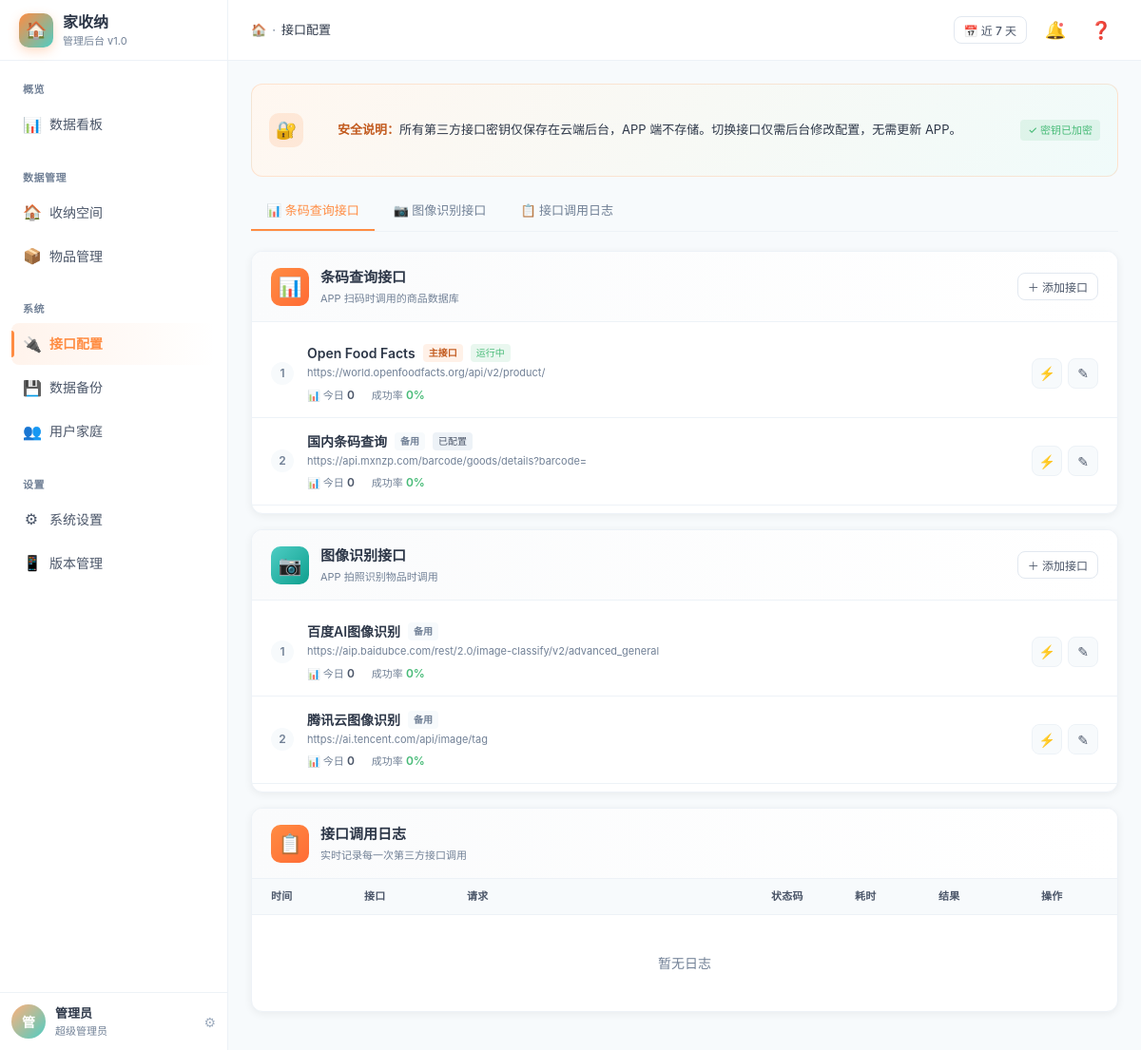
Screenshot of /web-admin/index.php?p=api-config (signed in) with the database file from the repository.
### tables this page shows
CREATE TABLE IF NOT EXISTS `sys_user` (
    `id` INT UNSIGNED NOT NULL AUTO_INCREMENT,
    `username` VARCHAR(50) NOT NULL COMMENT '用户名',
    `password` VARCHAR(255) NOT NULL COMMENT '密码(bcrypt)',
    `nickname` VARCHAR(50) DEFAULT '' COMMENT '昵称',
    `phone` VARCHAR(20) DEFAULT '' COMMENT '手机号',
    `avatar` VARCHAR(255) DEFAULT '' COMMENT '头像路径',
    `role` TINYINT NOT NULL DEFAULT 2 COMMENT '角色: 1=管理员 2=普通用户',
    `status` TINYINT NOT NULL DEFAULT 1 COMMENT '状态: 0=禁用 1=正常',
    `token` VARCHAR(255) DEFAULT '' COMMENT 'JWT Token',
    `token_expire` INT UNSIGNED DEFAULT 0 COMMENT 'Token过期时间戳',
    `last_login_time` INT UNSIGNED DEFAULT 0 COMMENT '最后登录时间',
    `last_login_ip` VARCHAR(45) DEFAULT '' COMMENT '最后登录IP',
    `created_at` INT UNSIGNED NOT NULL COMMENT '创建时间',
    `updated_at` INT UNSIGNED NOT NULL COMMENT '更新时间',
    PRIMARY KEY (`id`),
    UNIQUE KEY `uk_username` (`username`),
    KEY `idx_phone` (`phone`)
);

CREATE TABLE IF NOT EXISTS `api_config` (
    `id` INT UNSIGNED NOT NULL AUTO_INCREMENT,
    `type` VARCHAR(30) NOT NULL COMMENT '接口类型: barcode/image',
    `name` VARCHAR(100) NOT NULL COMMENT '服务商名称',
    `api_url` VARCHAR(500) NOT NULL COMMENT '接口地址',
    `api_key` VARCHAR(255) DEFAULT '' COMMENT 'API Key',
    `api_secret` VARCHAR(255) DEFAULT '' COMMENT 'API Secret',
    `extra_params` TEXT COMMENT '额外参数(JSON)',
    `is_active` TINYINT NOT NULL DEFAULT 0 COMMENT '是否启用',
    `priority` INT NOT NULL DEFAULT 0 COMMENT '优先级(越大越优先)',
    `total_calls` INT UNSIGNED NOT NULL DEFAULT 0 COMMENT '总调用次数',
    `success_calls` INT UNSIGNED NOT NULL DEFAULT 0 COMMENT '成功次数',
    `last_call_time` INT UNSIGNED DEFAULT 0 COMMENT '最后调用时间',
    `created_at` INT UNSIGNED NOT NULL COMMENT '创建时间',
    `updated_at` INT UNSIGNED NOT NULL COMMENT '更新时间',
    PRIMARY KEY (`id`),
    KEY `idx_type_active` (`type`, `is_active`)
);

### web-admin/index.php (called while the page is built, shortened)
<?php
require __DIR__ . '/layout.php';

### web-admin/pages/api-config.php (the view, shortened to what this page needs)
<?php
$db = getDB();
$barcodeApis = $db->query("SELECT * FROM api_config WHERE type = 'barcode' ORDER BY priority DESC")->fetchAll();
$imageApis = $db->query("SELECT * FROM api_config WHERE type = 'image' ORDER BY priority DESC")->fetchAll();
$logs = $db->query("SELECT * FROM api_log ORDER BY created_at DESC LIMIT 20")->fetchAll();
?>
<div class="alert-banner">
    <div class="icon">🔐</div>
    <div class="content">
        <strong>安全说明：</strong>所有第三方接口密钥仅保存在云端后台，APP 端不存储。切换接口仅需后台修改配置，无需更新 APP。
    </div>
    <span class="tag tag-green" style="font-size:11px">✓ 密钥已加密</span>
</div>
<div class="tabs">
    <div class="tab active">📊 条码查询接口</div>
    <div class="tab">📷 图像识别接口</div>
    <div class="tab">📋 接口调用日志</div>
</div>
<div class="api-card">
    <div class="api-card-header">
        <div class="api-card-title">
            <div class="api-icon barcode">📊</div>
            <div>
                <h3>条码查询接口</h3>
                <p>APP 扫码时调用的商品数据库</p>
            </div>
        </div>
        <button class="btn btn-outline btn-sm" onclick="showAddApi('barcode')">＋ 添加接口</button>
    </div>
    <div class="channel-list">
        <?php foreach ($barcodeApis as $idx => $api): ?>
        <div class="channel-item">
            <div class="channel-rank"><?= $idx + 1 ?></div>
            <div class="channel-info">
                <div class="channel-name">
                    <?= htmlspecialchars($api['name']) ?>
                    <?php if ($api['is_active']): ?>
                        <span class="badge-main">主接口</span>
                    <?php else: ?>
                        <span class="badge-backup">备用</span>
                    <?php endif; ?>
                    <?php if ($api['is_active']): ?>
                        <span class="tag tag-green" style="font-size:10px;padding:2px 6px">运行中</span>
                    <?php else: ?>
                        <span class="tag tag-gray" style="font-size:10px;padding:2px 6px">已配置</span>
                    <?php endif; ?>
                </div>
                <div class="channel-desc"><?= htmlspecialchars($api['api_url']) ?></div>
                <div class="channel-stats">
                    <span>📊 今日 <strong><?= $api['total_calls'] ?></strong></span>
                    <span>成功率 <strong class="green"><?= $api['total_calls'] > 0 ? round($api['success_calls']/$api['total_calls']*100) : 0 ?>%</strong></span>
                </div>
            </div>
            <div class="channel-actions">
                <form method="POST" style="display:inline">
                    <button type="submit" class="icon-mini" title="测试连接">⚡</button>
                </form>
                <div class="icon-mini" title="编辑" onclick="toggleEdit(<?= $api['id'] ?>)">✎</div>
            </div>
        </div>
        <?php endforeach; ?>
    </div>
</div>
<div class="api-card">
    <div class="api-card-header">
        <div class="api-card-title">
            <div class="api-icon image">📷</div>
            <div>
                <h3>图像识别接口</h3>
                <p>APP 拍照识别物品时调用</p>
            </div>
        </div>
        <button class="btn btn-outline btn-sm" onclick="showAddApi('image')">＋ 添加接口</button>
    </div>
    <div class="channel-list">
        <?php foreach ($imageApis as $idx => $api): ?>
        <div class="channel-item">
            <div class="channel-rank"><?= $idx + 1 ?></div>
            <div class="channel-info">
                <div class="channel-name">
                    <?= htmlspecialchars($api['name']) ?>
                    <?php if ($api['is_active']): ?>
                        <span class="badge-main">主接口</span>
                    <?php else: ?>
                        <span class="badge-backup">备用</span>
                    <?php endif; ?>
                </div>
                <div class="channel-desc"><?= htmlspecialchars($api['api_url']) ?></div>
                <div class="channel-stats">
                    <span>📊 今日 <strong><?= $api['total_calls'] ?></strong></span>
                    <span>成功率 <strong class="green"><?= $api['total_calls'] > 0 ? round($api['success_calls']/$api['total_calls']*100) : 0 ?>%</strong></span>
                </div>
            </div>
            <div class="channel-actions">
                <form method="POST" style="display:inline">
                    <button type="submit" class="icon-mini" title="测试连接">⚡</button>
                </form>
                <div class="icon-mini" title="编辑" onclick="toggleEdit(<?= $api['id'] ?>)">✎</div>
            </div>
        </div>
        <?php endforeach; ?>
    </div>
</div>
<div class="api-card">
    <div class="api-card-header">
        <div class="api-card-title">
            <div class="api-icon barcode">📋</div>
            <div>
                <h3>接口调用日志</h3>
                <p>实时记录每一次第三方接口调用</p>
            </div>
        </div>
    </div>
    <div class="log-table">
        <div class="log-row head">
            <div>时间</div>
            <div>接口</div>
            <div>请求</div>
            <div>状态码</div>
            <div>耗时</div>
            <div>结果</div>
            <div>操作</div>
        </div>
        <?php if (empty($logs)): ?>
        <div style="padding:40px;text-align:center;color:#718096">暂无日志</div>
        <?php else: foreach ($logs as $log): ?>
        <div class="log-row" style="<?= $log['status'] ? '' : 'background:rgba(245,101,101,.04)' ?>">
            <div style="font-family:monospace;color:#718096"><?= date('H:i:s', $log['created_at']) ?></div>
            <div><span class="log-method"><?= strtoupper($log['type'] ?? 'GET') ?></span></div>
            <div style="font-size:11px;font-family:monospace;color:#4A5568;overflow:hidden;text-overflow:ellipsis;white-space:nowrap"><?= htmlspecialchars($log['request_url'] ?? '-') ?></div>
            <div style="font-family:monospace"><strong><?= $log['status'] ? '200' : '500' ?></strong></div>
            <div style="font-family:monospace;color:<?= ($log['duration'] ?? 0) < 500 ? '#48BB78' : '#ED8936' ?>"><?= $log['duration'] ?? 0 ?>ms</div>
            <div><span class="log-status <?= $log['status'] ? 'success' : 'failed' ?>"><?= $log['status'] ? '✓ 成功' : '✗ 失败' ?></span></div>
            <div>-</div>
        </div>
        <?php endforeach; endif; ?>
    </div>
</div>

### web-admin/layout.php (shortened to what this page needs)
<?php
$db = getDB();
$admin = $db->prepare("SELECT * FROM sys_user WHERE id = ?");
$admin->execute([$_SESSION['admin_id']]);
$admin = $admin->fetch();
$currentPage = $_GET['p'] ?? 'dashboard';
$navGroups = [
    '概览' => [
        ['p' => 'dashboard', 'icon' => '📊', 'label' => '数据看板'],
    ],
    '数据管理' => [
        ['p' => 'spaces', 'icon' => '🏠', 'label' => '收纳空间'],
        ['p' => 'items', 'icon' => '📦', 'label' => '物品管理'],
    ],
    '系统' => [
        ['p' => 'api-config', 'icon' => '🔌', 'label' => '接口配置'],
        ['p' => 'backup', 'icon' => '💾', 'label' => '数据备份'],
        ['p' => 'users', 'icon' => '👥', 'label' => '用户家庭'],
    ],
    '设置' => [
        ['p' => 'settings', 'icon' => '⚙', 'label' => '系统设置'],
        ['p' => 'version', 'icon' => '📱', 'label' => '版本管理'],
    ],
];
$pageTitles = [
    'dashboard' => '数据看板',
    'items' => '物品管理',
    'spaces' => '收纳空间',
    'api-config' => '接口配置',
    'backup' => '数据备份',
    'users' => '用户家庭',
    'settings' => '系统设置',
    'version' => '版本信息',
];
$pageTitle = $pageTitles[$currentPage] ?? '管理后台';
?>
<!DOCTYPE html>
<html lang="zh-CN">
<head>
    <link rel="stylesheet" href="assets/css/common.css">
</head>
<body>
<div class="app">
    <aside class="sidebar">
        <div class="sidebar-header">
            <div class="sidebar-logo">🏠</div>
            <div>
                <div class="sidebar-title">家收纳</div>
                <div class="sidebar-subtitle">管理后台 v1.0</div>
            </div>
        </div>
        <nav class="sidebar-nav">
            <?php foreach ($navGroups as $groupTitle => $items): ?>
            <div class="nav-group">
                <div class="nav-group-title"><?= $groupTitle ?></div>
                <?php foreach ($items as $item): ?>
                <a class="nav-item <?= $currentPage === $item['p'] ? 'active' : '' ?>" href="?p=<?= $item['p'] ?>">
                    <span class="nav-icon"><?= $item['icon'] ?></span>
                    <span><?= $item['label'] ?></span>
                </a>
                <?php endforeach; ?>
            </div>
            <?php endforeach; ?>
        </nav>
        <div class="sidebar-footer">
            <div class="avatar"><?= mb_substr(htmlspecialchars($admin['nickname'] ?: $admin['username']), 0, 1) ?></div>
            <div class="user-info">
                <div class="user-name"><?= htmlspecialchars($admin['nickname'] ?: $admin['username']) ?></div>
                <div class="user-role"><?= $admin['role'] == 1 ? '超级管理员' : '管理员' ?></div>
            </div>
            <span style="color:#A0AEC0;cursor:pointer">⚙</span>
        </div>
    </aside>
    <main class="main">
        <header class="topbar">
            <div class="breadcrumb">
                <span>🏠</span>
                <span>·</span>
                <span class="current"><?= htmlspecialchars($pageTitle) ?></span>
            </div>
            <div class="topbar-actions">
                <button class="btn btn-outline btn-sm">📅 近 7 天</button>
                <button class="icon-btn">🔔<span class="dot"></span></button>
                <button class="icon-btn">❓</button>
            </div>
        </header>
        <div class="content">
            <?php include "pages/{$currentPage}.php"; ?>
        </div>
    </main>
</div>
</body>
</html>

### web-admin/pages/api-config.php (style rules this page uses)
.alert-banner { background:linear-gradient(135deg,#FFF7F0 0%,#F0FBFA 100%);border:1px solid rgba(255,140,66,.2);border-radius:var(--radius);padding:14px 18px;margin-bottom:16px;display:flex;align-items:center;gap:12px }
.alert-banner .icon { width:36px;height:36px;border-radius:10px;background:rgba(255,140,66,.15);color:#FF8C42;display:flex;align-items:center;justify-content:center;font-size:18px;flex-shrink:0 }
.alert-banner .content { flex:1;font-size:13px;line-height:1.5 }
.alert-banner .content strong { color:#C25A1E }
.api-card { background:#fff;border-radius:var(--radius);border:1px solid var(--border-2);box-shadow:var(--shadow);margin-bottom:16px;overflow:hidden }
.api-card-header { padding:16px 20px;display:flex;align-items:center;justify-content:space-between;border-bottom:1px solid var(--border-2);background:linear-gradient(90deg,#FAFBFC 0%,#fff 100%) }
.api-card-title { display:flex;align-items:center;gap:12px }
.api-icon { width:40px;height:40px;border-radius:10px;display:flex;align-items:center;justify-content:center;font-size:20px;color:#fff }
.api-icon.barcode { background:linear-gradient(135deg,#FF8C42,#FF6B35) }
.api-icon.image { background:linear-gradient(135deg,#4ECDC4,#0E9F8E) }
.api-card-title h3 { font-size:15px;font-weight:600 }
.api-card-title p { font-size:11px;color:#718096;margin-top:2px }
.channel-list { padding:8px 0 }
.channel-item { padding:14px 20px;display:flex;align-items:center;gap:14px;border-bottom:1px solid var(--border-2);transition:all .15s }
.channel-rank { width:24px;height:24px;border-radius:50%;background:#F7FAFC;color:#718096;display:flex;align-items:center;justify-content:center;font-size:12px;font-weight:600;flex-shrink:0 }
.channel-info { flex:1;min-width:0 }
.channel-name { font-size:14px;font-weight:600;display:flex;align-items:center;gap:8px }
.channel-name .badge-main { font-size:10px;padding:2px 6px;border-radius:4px;background:rgba(255,140,66,.12);color:#C25A1E;font-weight:600 }
.channel-name .badge-backup { font-size:10px;padding:2px 6px;border-radius:4px;background:#F7FAFC;color:#718096;font-weight:600 }
.channel-desc { font-size:11px;color:#718096;margin-top:2px }
.channel-stats { display:flex;gap:18px;font-size:11px;color:#718096;margin-top:6px }
.channel-stats strong { color:#4A5568;font-weight:600;font-size:12px }
.channel-stats .green { color:#48BB78 }
.channel-actions { display:flex;gap:6px;flex-shrink:0 }
.channel-actions .icon-mini { width:32px;height:32px;border-radius:8px;background:#F7FAFC;color:#4A5568;display:flex;align-items:center;justify-content:center;font-size:14px;cursor:pointer;transition:all .15s;border:1px solid var(--border-2) }
.log-row { display:grid;grid-template-columns:90px 100px 1fr 80px 80px 100px 60px;gap:8px;padding:10px 20px;align-items:center;border-bottom:1px solid var(--border-2);font-size:12px }
.log-row.head { background:#F7FAFC;font-weight:600;color:#4A5568;font-size:11px;text-transform:uppercase;letter-spacing:.3px }

### rows the page displays
sys_user: nickname "管", nickname "管理员"
api_config: name "Open Food Facts", is_active "主接口", api_url "https://world.openfoodfacts.org/api/v2/product/", total_calls "0"
api_config: name "国内条码查询", is_active "备用", api_url "https://api.mxnzp.com/barcode/goods/details?barcode=", total_calls "0"
api_config: name "百度AI图像识别", is_active "备用", api_url "https://aip.baidubce.com/rest/2.0/image-classify/v2/advanced_general", total_calls "0"
api_config: name "腾讯云图像识别", is_active "备用", api_url "https://ai.tencent.com/api/image/tag", total_calls "0"

### other values shown
$groupTitle "概览"
$item['icon'] "📊"
$item['label'] "数据看板"
$groupTitle "数据管理"
$item['icon'] "🏠"
$item['label'] "收纳空间"
$item['icon'] "📦"
$item['label'] "物品管理"
$groupTitle "系统"
$item['icon'] "🔌"
$item['label'] "接口配置"
$item['icon'] "💾"
$item['label'] "数据备份"
$item['icon'] "👥"
$item['label'] "用户家庭"
